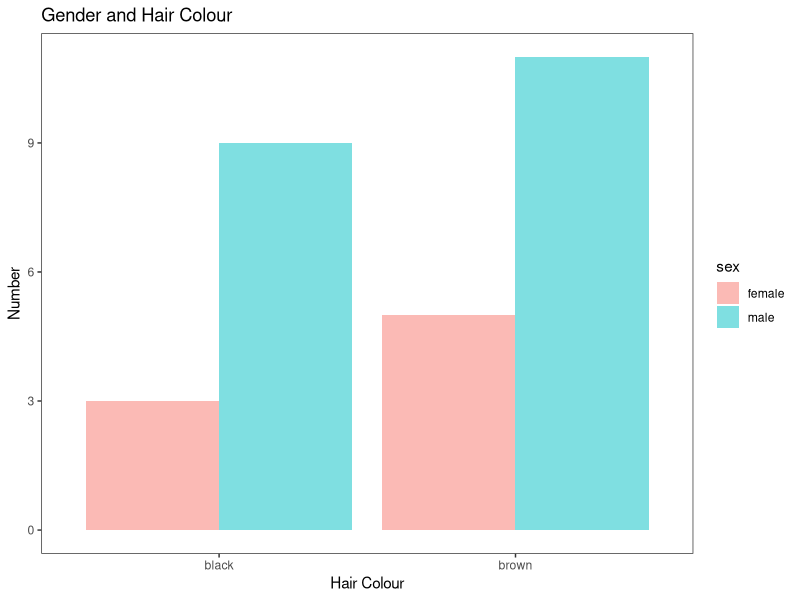
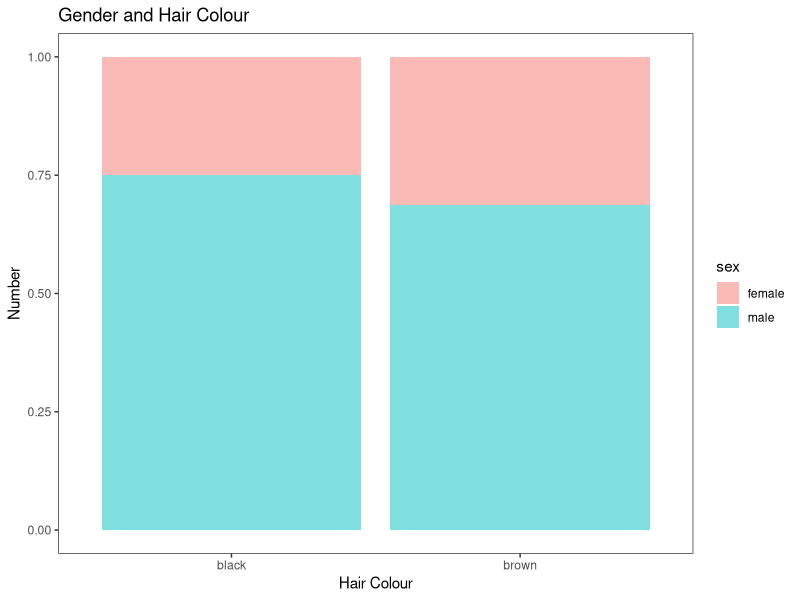
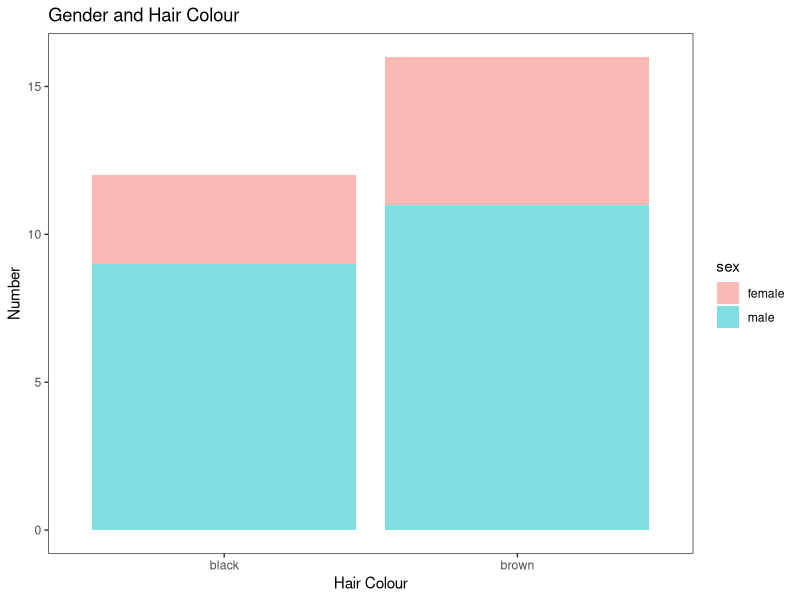
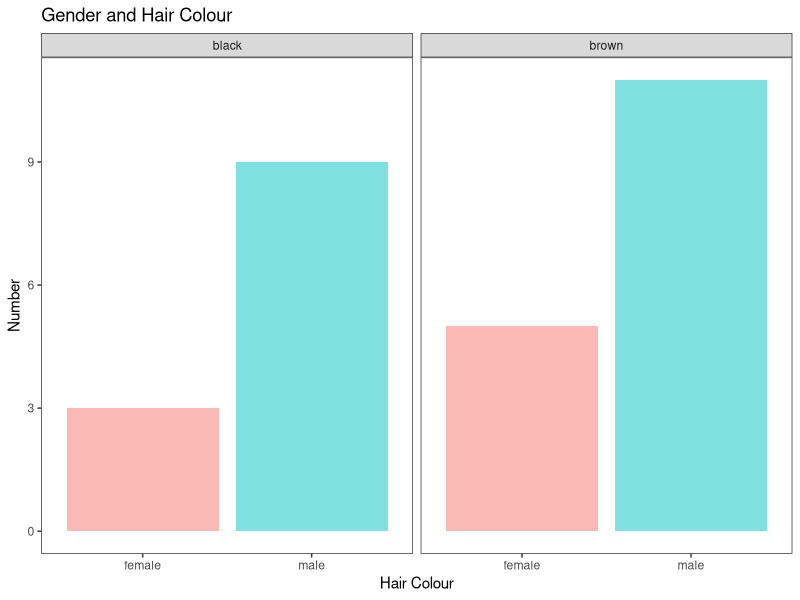

The R source for these figures, in order:
# Bar charts for TWO CATEGORICAL VARIABLES

# 1) Representations using different POSITION values
# 2) Representations using facet_wrap

library(tidyverse)

data()
View(starwars)

# 1) Representations using different POSITON values
starwars %>%
  filter(hair_color == "black" | 
           hair_color == "brown") %>%
  drop_na(sex) %>%
  ggplot(aes(hair_color, fill = sex))+
  geom_bar(position = "dodge", alpha = 0.5)+
  theme_bw()+
  theme(panel.grid.major = element_blank(), 
        panel.grid.minor = element_blank())+
  labs(title = "Gender and Hair Colour",
       x = "Hair Colour",
       y = "Number")

# the theme part removes the grid lines
# it is possible to see that, since we filled by sex,
# for every hair color we have two bars
# representing the gender
# with POSITION="dodge" we put the bars next to each other


starwars %>%
  filter(hair_color == "black" | 
           hair_color == "brown") %>%
  drop_na(sex) %>%
  ggplot(aes(hair_color, fill = sex))+
  geom_bar(position = "fill", alpha = 0.5)+
  theme_bw()+
  theme(panel.grid.major = element_blank(), 
        panel.grid.minor = element_blank())+
  labs(title = "Gender and Hair Colour",
       x = "Hair Colour",
       y = "Number")

# with POSITION="fill" it creates a proportion bar
# for each value of the categorical variable

starwars %>%
  filter(hair_color == "black" | 
           hair_color == "brown") %>%
  drop_na(sex) %>%
  ggplot(aes(hair_color, fill = sex))+
  geom_bar(alpha = 0.5)+
  theme_bw()+
  theme(panel.grid.major = element_blank(), 
        panel.grid.minor = element_blank())+
  labs(title = "Gender and Hair Colour",
       x = "Hair Colour",
       y = "Number")

# With no positions, it's a count bar



# 2) Representations using facet_wrap
starwars %>%
  filter(hair_color %in% c("black","brown")) %>%
  drop_na(sex) %>%
  ggplot(aes(sex))+
  geom_bar(aes(fill=sex), alpha = 0.5)+
  facet_wrap(~hair_color)+
  theme_bw()+
  theme(panel.grid.major = element_blank(), 
        panel.grid.minor = element_blank(),
        legend.position = "None")+
  labs(title = "Gender and Hair Colour",
       x = "Hair Colour",
       y = "Number")
